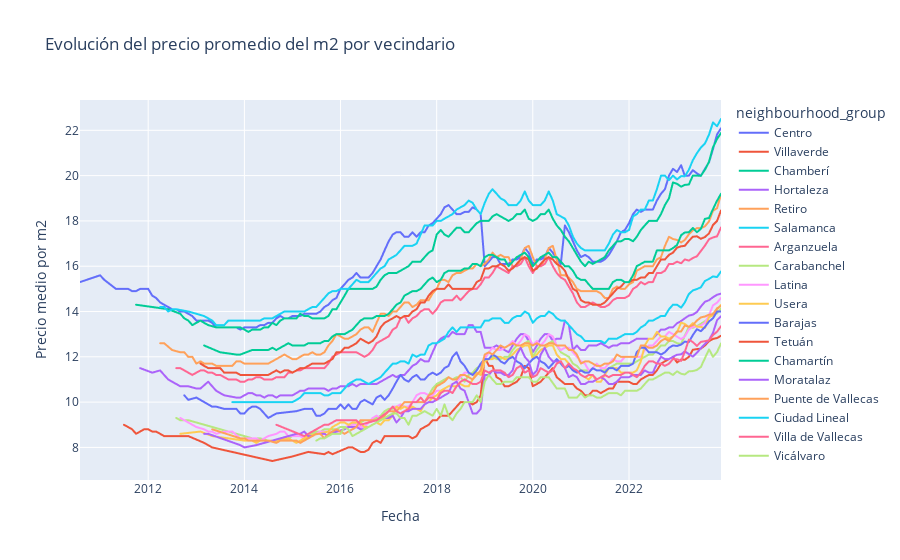

Notebook code for this chart:
### Code cell
fig1 = px.line(
    avg_price_per_neigh,
    x='date',
    y='m2_price',
    color='neighbourhood_group',
    title="Evolución del precio promedio del m2 por vecindario"
)

fig1.update_layout(
    xaxis_title="Fecha",
    yaxis_title="Precio medio por m2"
)

fig1.show()
